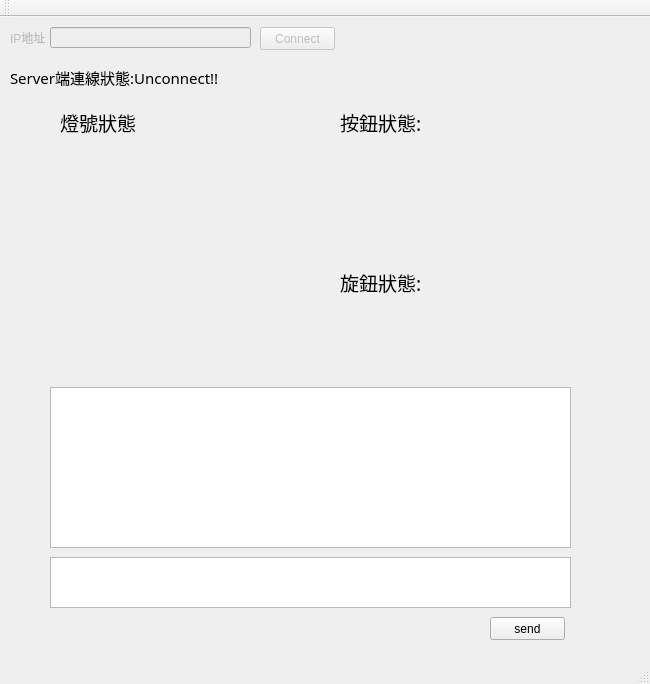
<?xml version="1.0" encoding="UTF-8"?>
<ui version="4.0">
 <class>Qtclient2Class</class>
 <widget class="QMainWindow" name="Qtclient2Class">
  <property name="geometry">
   <rect>
    <x>0</x>
    <y>0</y>
    <width>650</width>
    <height>684</height>
   </rect>
  </property>
  <property name="windowTitle">
   <string>Qtclient2</string>
  </property>
  <widget class="QWidget" name="centralWidget">
   <widget class="QLabel" name="label">
    <property name="enabled">
     <bool>false</bool>
    </property>
    <property name="geometry">
     <rect>
      <x>10</x>
      <y>10</y>
      <width>51</width>
      <height>21</height>
     </rect>
    </property>
    <property name="text">
     <string>IP地址</string>
    </property>
   </widget>
   <widget class="QLineEdit" name="lineEdit_IP">
    <property name="enabled">
     <bool>false</bool>
    </property>
    <property name="geometry">
     <rect>
      <x>50</x>
      <y>10</y>
      <width>201</width>
      <height>21</height>
     </rect>
    </property>
    <property name="text">
     <string/>
    </property>
   </widget>
   <widget class="QPushButton" name="pushButton_Connect">
    <property name="enabled">
     <bool>false</bool>
    </property>
    <property name="geometry">
     <rect>
      <x>260</x>
      <y>10</y>
      <width>75</width>
      <height>23</height>
     </rect>
    </property>
    <property name="text">
     <string>Connect</string>
    </property>
   </widget>
   <widget class="QTextEdit" name="textEdit_Recv">
    <property name="geometry">
     <rect>
      <x>50</x>
      <y>370</y>
      <width>521</width>
      <height>161</height>
     </rect>
    </property>
   </widget>
   <widget class="QTextEdit" name="textEdit_Send">
    <property name="geometry">
     <rect>
      <x>50</x>
      <y>540</y>
      <width>521</width>
      <height>51</height>
     </rect>
    </property>
   </widget>
   <widget class="QPushButton" name="pushButton_Send">
    <property name="geometry">
     <rect>
      <x>490</x>
      <y>600</y>
      <width>75</width>
      <height>23</height>
     </rect>
    </property>
    <property name="text">
     <string>send</string>
    </property>
   </widget>
   <widget class="QLabel" name="label_3">
    <property name="geometry">
     <rect>
      <x>60</x>
      <y>80</y>
      <width>81</width>
      <height>51</height>
     </rect>
    </property>
    <property name="font">
     <font>
      <family>新細明體</family>
      <pointsize>14</pointsize>
     </font>
    </property>
    <property name="text">
     <string>燈號狀態</string>
    </property>
   </widget>
   <widget class="QLabel" name="label_2">
    <property name="geometry">
     <rect>
      <x>340</x>
      <y>80</y>
      <width>91</width>
      <height>51</height>
     </rect>
    </property>
    <property name="font">
     <font>
      <family>新細明體</family>
      <pointsize>14</pointsize>
     </font>
    </property>
    <property name="text">
     <string>按鈕狀態:</string>
    </property>
   </widget>
   <widget class="QPushButton" name="PB1">
    <property name="geometry">
     <rect>
      <x>480</x>
      <y>100</y>
      <width>78</width>
      <height>81</height>
     </rect>
    </property>
    <property name="mouseTracking">
     <bool>false</bool>
    </property>
    <property name="focusPolicy">
     <enum>Qt::NoFocus</enum>
    </property>
    <property name="autoFillBackground">
     <bool>false</bool>
    </property>
    <property name="text">
     <string/>
    </property>
    <property name="icon">
     <iconset>
      <normaloff>D:/ALEX/QT/button_release.png</normaloff>
      <disabledoff>D:/ALEX/QT/button_release.png</disabledoff>
      <activeoff>D:/ALEX/QT/button_release.png</activeoff>
      <selectedoff>D:/ALEX/QT/button_release.png</selectedoff>D:/ALEX/QT/button_release.png</iconset>
    </property>
    <property name="iconSize">
     <size>
      <width>80</width>
      <height>80</height>
     </size>
    </property>
    <property name="checkable">
     <bool>false</bool>
    </property>
    <property name="flat">
     <bool>true</bool>
    </property>
   </widget>
   <widget class="QPushButton" name="PB2">
    <property name="geometry">
     <rect>
      <x>480</x>
      <y>260</y>
      <width>81</width>
      <height>39</height>
     </rect>
    </property>
    <property name="focusPolicy">
     <enum>Qt::NoFocus</enum>
    </property>
    <property name="text">
     <string/>
    </property>
    <property name="icon">
     <iconset>
      <normaloff>D:/ALEX/QT/switches-off.png</normaloff>D:/ALEX/QT/switches-off.png</iconset>
    </property>
    <property name="iconSize">
     <size>
      <width>80</width>
      <height>80</height>
     </size>
    </property>
    <property name="default">
     <bool>false</bool>
    </property>
    <property name="flat">
     <bool>true</bool>
    </property>
   </widget>
   <widget class="QLabel" name="label_4">
    <property name="geometry">
     <rect>
      <x>340</x>
      <y>240</y>
      <width>91</width>
      <height>51</height>
     </rect>
    </property>
    <property name="font">
     <font>
      <family>新細明體</family>
      <pointsize>14</pointsize>
     </font>
    </property>
    <property name="text">
     <string>旋鈕狀態:</string>
    </property>
   </widget>
   <widget class="QLabel" name="lablight">
    <property name="geometry">
     <rect>
      <x>60</x>
      <y>140</y>
      <width>261</width>
      <height>201</height>
     </rect>
    </property>
    <property name="text">
     <string/>
    </property>
   </widget>
   <widget class="QLabel" name="label_5">
    <property name="geometry">
     <rect>
      <x>10</x>
      <y>40</y>
      <width>281</width>
      <height>41</height>
     </rect>
    </property>
    <property name="font">
     <font>
      <family>微軟正黑體</family>
      <pointsize>11</pointsize>
     </font>
    </property>
    <property name="text">
     <string>Server端連線狀態:Unconnect!!</string>
    </property>
   </widget>
  </widget>
  <widget class="QMenuBar" name="menuBar">
   <property name="geometry">
    <rect>
     <x>0</x>
     <y>0</y>
     <width>650</width>
     <height>22</height>
    </rect>
   </property>
  </widget>
  <widget class="QToolBar" name="mainToolBar">
   <attribute name="toolBarArea">
    <enum>TopToolBarArea</enum>
   </attribute>
   <attribute name="toolBarBreak">
    <bool>false</bool>
   </attribute>
  </widget>
  <widget class="QStatusBar" name="statusBar"/>
 </widget>
 <layoutdefault spacing="6" margin="11"/>
 <resources>
  <include location="Qtclient2.qrc"/>
 </resources>
 <connections>
  <connection>
   <sender>PB1</sender>
   <signal>released()</signal>
   <receiver>Qtclient2Class</receiver>
   <slot>setUp()</slot>
   <hints>
    <hint type="sourcelabel">
     <x>518</x>
     <y>134</y>
    </hint>
    <hint type="destinationlabel">
     <x>324</x>
     <y>341</y>
    </hint>
   </hints>
  </connection>
  <connection>
   <sender>PB1</sender>
   <signal>pressed()</signal>
   <receiver>Qtclient2Class</receiver>
   <slot>setLight()</slot>
   <hints>
    <hint type="sourcelabel">
     <x>518</x>
     <y>134</y>
    </hint>
    <hint type="destinationlabel">
     <x>324</x>
     <y>341</y>
    </hint>
   </hints>
  </connection>
 </connections>
 <slots>
  <slot>setUp()</slot>
  <slot>setLight()</slot>
 </slots>
</ui>
